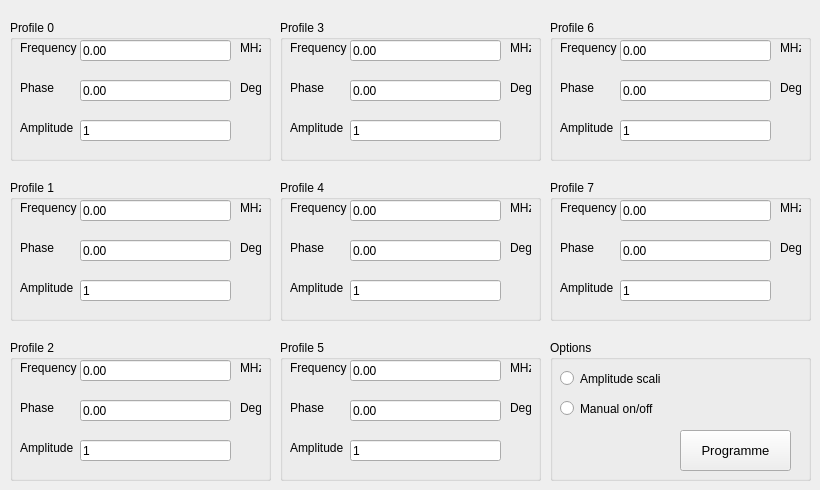
    <widget class="QWidget" name="Single_tone">
     <attribute name="title">
      <string>Single tone mode</string>
     </attribute>
     <widget class="QGroupBox" name="GB_P0">
      <property name="geometry">
       <rect>
        <x>10</x>
        <y>20</y>
        <width>261</width>
        <height>141</height>
       </rect>
      </property>
      <property name="autoFillBackground">
       <bool>true</bool>
      </property>
      <property name="title">
       <string>Profile 0</string>
      </property>
      <widget class="QLineEdit" name="Freq_P0">
       <property name="geometry">
        <rect>
         <x>70</x>
         <y>20</y>
         <width>151</width>
         <height>21</height>
        </rect>
       </property>
       <property name="text">
        <string>0.00</string>
       </property>
      </widget>
      <widget class="QLabel" name="label">
       <property name="geometry">
        <rect>
         <x>10</x>
         <y>20</y>
         <width>61</width>
         <height>16</height>
        </rect>
       </property>
       <property name="text">
        <string>Frequency</string>
       </property>
      </widget>
      <widget class="QLabel" name="label_2">
       <property name="geometry">
        <rect>
         <x>230</x>
         <y>20</y>
         <width>21</width>
         <height>16</height>
        </rect>
       </property>
       <property name="text">
        <string>MHz</string>
       </property>
      </widget>
      <widget class="QLabel" name="label_3">
       <property name="geometry">
        <rect>
         <x>230</x>
         <y>60</y>
         <width>21</width>
         <height>16</height>
        </rect>
       </property>
       <property name="text">
        <string>Deg</string>
       </property>
      </widget>
      <widget class="QLabel" name="label_4">
       <property name="geometry">
        <rect>
         <x>10</x>
         <y>60</y>
         <width>61</width>
         <height>16</height>
        </rect>
       </property>
       <property name="text">
        <string>Phase</string>
       </property>
      </widget>
      <widget class="QLineEdit" name="Phase_P0">
       <property name="geometry">
        <rect>
         <x>70</x>
         <y>60</y>
         <width>151</width>
         <height>21</height>
        </rect>
       </property>
       <property name="text">
        <string>0.00</string>
       </property>
      </widget>
      <widget class="QLineEdit" name="Amp_P0">
       <property name="geometry">
        <rect>
         <x>70</x>
         <y>100</y>
         <width>151</width>
         <height>21</height>
        </rect>
       </property>
       <property name="text">
        <string>1</string>
       </property>
      </widget>
      <widget class="QLabel" name="label_6">
       <property name="geometry">
        <rect>
         <x>10</x>
         <y>100</y>
         <width>61</width>
         <height>16</height>
        </rect>
       </property>
       <property name="text">
        <string>Amplitude</string>
       </property>
      </widget>
     </widget>
     <widget class="QGroupBox" name="GB_P1">
      <property name="geometry">
       <rect>
        <x>10</x>
        <y>180</y>
        <width>261</width>
        <height>141</height>
       </rect>
      </property>
      <property name="autoFillBackground">
       <bool>true</bool>
      </property>
      <property name="title">
       <string>Profile 1</string>
      </property>
      <widget class="QLineEdit" name="Freq_P1">
       <property name="geometry">
        <rect>
         <x>70</x>
         <y>20</y>
         <width>151</width>
         <height>21</height>
        </rect>
       </property>
       <property name="text">
        <string>0.00</string>
       </property>
      </widget>
      <widget class="QLabel" name="label_26">
       <property name="geometry">
        <rect>
         <x>10</x>
         <y>20</y>
         <width>61</width>
         <height>16</height>
        </rect>
       </property>
       <property name="text">
        <string>Frequency</string>
       </property>
      </widget>
      <widget class="QLabel" name="label_27">
       <property name="geometry">
        <rect>
         <x>230</x>
         <y>20</y>
         <width>21</width>
         <height>16</height>
        </rect>
       </property>
       <property name="text">
        <string>MHz</string>
       </property>
      </widget>
      <widget class="QLabel" name="label_28">
       <property name="geometry">
        <rect>
         <x>230</x>
         <y>60</y>
         <width>21</width>
         <height>16</height>
        </rect>
       </property>
       <property name="text">
        <string>Deg</string>
       </property>
      </widget>
      <widget class="QLabel" name="label_29">
       <property name="geometry">
        <rect>
         <x>10</x>
         <y>60</y>
         <width>61</width>
         <height>16</height>
        </rect>
       </property>
       <property name="text">
        <string>Phase</string>
       </property>
      </widget>
      <widget class="QLineEdit" name="Phase_P1">
       <property name="geometry">
        <rect>
         <x>70</x>
         <y>60</y>
         <width>151</width>
         <height>21</height>
        </rect>
       </property>
       <property name="text">
        <string>0.00</string>
       </property>
      </widget>
      <widget class="QLineEdit" name="Amp_P1">
       <property name="geometry">
        <rect>
         <x>70</x>
         <y>100</y>
         <width>151</width>
         <height>21</height>
        </rect>
       </property>
       <property name="text">
        <string>1</string>
       </property>
      </widget>
      <widget class="QLabel" name="label_30">
       <property name="geometry">
        <rect>
         <x>10</x>
         <y>100</y>
         <width>61</width>
         <height>16</height>
        </rect>
       </property>
       <property name="text">
        <string>Amplitude</string>
       </property>
      </widget>
     </widget>
     <widget class="QGroupBox" name="GB_P2">
      <property name="geometry">
       <rect>
        <x>10</x>
        <y>340</y>
        <width>261</width>
        <height>141</height>
       </rect>
      </property>
      <property name="autoFillBackground">
       <bool>true</bool>
      </property>
      <property name="title">
       <string>Profile 2</string>
      </property>
      <widget class="QLineEdit" name="Freq_P2">
       <property name="geometry">
        <rect>
         <x>70</x>
         <y>20</y>
         <width>151</width>
         <height>21</height>
        </rect>
       </property>
       <property name="text">
        <string>0.00</string>
       </property>
      </widget>
      <widget class="QLabel" name="label_36">
       <property name="geometry">
        <rect>
         <x>10</x>
         <y>20</y>
         <width>61</width>
         <height>16</height>
        </rect>
       </property>
       <property name="text">
        <string>Frequency</string>
       </property>
      </widget>
      <widget class="QLabel" name="label_37">
       <property name="geometry">
        <rect>
         <x>230</x>
         <y>20</y>
         <width>21</width>
         <height>16</height>
        </rect>
       </property>
       <property name="text">
        <string>MHz</string>
       </property>
      </widget>
      <widget class="QLabel" name="label_38">
       <property name="geometry">
        <rect>
         <x>230</x>
         <y>60</y>
         <width>21</width>
         <height>16</height>
        </rect>
       </property>
       <property name="text">
        <string>Deg</string>
       </property>
      </widget>
      <widget class="QLabel" name="label_39">
       <property name="geometry">
        <rect>
         <x>10</x>
         <y>60</y>
         <width>61</width>
         <height>16</height>
        </rect>
       </property>
       <property name="text">
        <string>Phase</string>
       </property>
      </widget>
      <widget class="QLineEdit" name="Phase_P2">
       <property name="geometry">
        <rect>
         <x>70</x>
         <y>60</y>
         <width>151</width>
         <height>21</height>
        </rect>
       </property>
       <property name="text">
        <string>0.00</string>
       </property>
      </widget>
      <widget class="QLineEdit" name="Amp_P2">
       <property name="geometry">
        <rect>
         <x>70</x>
         <y>100</y>
         <width>151</width>
         <height>21</height>
        </rect>
       </property>
       <property name="text">
        <string>1</string>
       </property>
      </widget>
      <widget class="QLabel" name="label_40">
       <property name="geometry">
        <rect>
         <x>10</x>
         <y>100</y>
         <width>61</width>
         <height>16</height>
        </rect>
       </property>
       <property name="text">
        <string>Amplitude</string>
       </property>
      </widget>
     </widget>
     <widget class="QGroupBox" name="GB_P3">
      <property name="geometry">
       <rect>
        <x>280</x>
        <y>20</y>
        <width>261</width>
        <height>141</height>
       </rect>
      </property>
      <property name="autoFillBackground">
       <bool>true</bool>
      </property>
      <property name="title">
       <string>Profile 3</string>
      </property>
      <widget class="QLineEdit" name="Freq_P3">
       <property name="geometry">
        <rect>
         <x>70</x>
         <y>20</y>
         <width>151</width>
         <height>21</height>
        </rect>
       </property>
       <property name="text">
        <string>0.00</string>
       </property>
      </widget>
      <widget class="QLabel" name="label_41">
       <property name="geometry">
        <rect>
         <x>10</x>
         <y>20</y>
         <width>61</width>
         <height>16</height>
        </rect>
       </property>
       <property name="text">
        <string>Frequency</string>
       </property>
      </widget>
      <widget class="QLabel" name="label_42">
       <property name="geometry">
        <rect>
         <x>230</x>
         <y>20</y>
         <width>21</width>
         <height>16</height>
        </rect>
       </property>
       <property name="text">
        <string>MHz</string>
       </property>
      </widget>
      <widget class="QLabel" name="label_43">
       <property name="geometry">
        <rect>
         <x>230</x>
         <y>60</y>
         <width>21</width>
         <height>16</height>
        </rect>
       </property>
       <property name="text">
        <string>Deg</string>
       </property>
      </widget>
      <widget class="QLabel" name="label_44">
       <property name="geometry">
        <rect>
         <x>10</x>
         <y>60</y>
         <width>61</width>
         <height>16</height>
        </rect>
       </property>
       <property name="text">
        <string>Phase</string>
       </property>
      </widget>
      <widget class="QLineEdit" name="Phase_P3">
       <property name="geometry">
        <rect>
         <x>70</x>
         <y>60</y>
         <width>151</width>
         <height>21</height>
        </rect>
       </property>
       <property name="text">
        <string>0.00</string>
       </property>
      </widget>
      <widget class="QLineEdit" name="Amp_P3">
       <property name="geometry">
        <rect>
         <x>70</x>
         <y>100</y>
         <width>151</width>
         <height>21</height>
        </rect>
       </property>
       <property name="text">
        <string>1</string>
       </property>
      </widget>
      <widget class="QLabel" name="label_45">
       <property name="geometry">
        <rect>
         <x>10</x>
         <y>100</y>
         <width>61</width>
         <height>16</height>
        </rect>
       </property>
       <property name="text">
        <string>Amplitude</string>
       </property>
      </widget>
     </widget>
     <widget class="QGroupBox" name="GB_P4">
      <property name="geometry">
       <rect>
        <x>280</x>
        <y>180</y>
        <width>261</width>
        <height>141</height>
       </rect>
      </property>
      <property name="autoFillBackground">
       <bool>true</bool>
      </property>
      <property name="title">
       <string>Profile 4</string>
      </property>
      <widget class="QLineEdit" name="Freq_P4">
       <property name="geometry">
        <rect>
         <x>70</x>
         <y>20</y>
         <width>151</width>
         <height>21</height>
        </rect>
       </property>
       <property name="text">
        <string>0.00</string>
       </property>
      </widget>
      <widget class="QLabel" name="label_46">
       <property name="geometry">
        <rect>
         <x>10</x>
         <y>20</y>
         <width>61</width>
         <height>16</height>
        </rect>
       </property>
       <property name="text">
        <string>Frequency</string>
       </property>
      </widget>
      <widget class="QLabel" name="label_47">
       <property name="geometry">
        <rect>
         <x>230</x>
         <y>20</y>
         <width>21</width>
         <height>16</height>
        </rect>
       </property>
       <property name="text">
        <string>MHz</string>
       </property>
      </widget>
      <widget class="QLabel" name="label_48">
       <property name="geometry">
        <rect>
         <x>230</x>
         <y>60</y>
         <width>21</width>
         <height>16</height>
        </rect>
       </property>
       <property name="text">
        <string>Deg</string>
       </property>
      </widget>
      <widget class="QLabel" name="label_49">
       <property name="geometry">
        <rect>
         <x>10</x>
         <y>60</y>
         <width>61</width>
         <height>16</height>
        </rect>
       </property>
       <property name="text">
        <string>Phase</string>
       </property>
      </widget>
      <widget class="QLineEdit" name="Phase_P4">
       <property name="geometry">
        <rect>
         <x>70</x>
         <y>60</y>
         <width>151</width>
         <height>21</height>
        </rect>
       </property>
       <property name="text">
        <string>0.00</string>
       </property>
      </widget>
      <widget class="QLineEdit" name="Amp_P4">
       <property name="geometry">
        <rect>
         <x>70</x>
         <y>100</y>
         <width>151</width>
         <height>21</height>
        </rect>
       </property>
       <property name="text">
        <string>1</string>
       </property>
      </widget>
      <widget class="QLabel" name="label_50">
       <property name="geometry">
        <rect>
         <x>10</x>
         <y>100</y>
         <width>61</width>
         <height>16</height>
        </rect>
       </property>
       <property name="text">
        <string>Amplitude</string>
       </property>
      </widget>
     </widget>
     <widget class="QGroupBox" name="GB_P5">
      <property name="geometry">
       <rect>
        <x>280</x>
        <y>340</y>
        <width>261</width>
        <height>141</height>
       </rect>
      </property>
      <property name="autoFillBackground">
       <bool>true</bool>
      </property>
      <property name="title">
       <string>Profile 5</string>
      </property>
      <widget class="QLineEdit" name="Freq_P5">
       <property name="geometry">
        <rect>
         <x>70</x>
         <y>20</y>
         <width>151</width>
         <height>21</height>
        </rect>
       </property>
       <property name="text">
        <string>0.00</string>
       </property>
      </widget>
      <widget class="QLabel" name="label_51">
       <property name="geometry">
        <rect>
         <x>10</x>
         <y>20</y>
         <width>61</width>
         <height>16</height>
        </rect>
       </property>
       <property name="text">
        <string>Frequency</string>
       </property>
      </widget>
      <widget class="QLabel" name="label_52">
       <property name="geometry">
        <rect>
         <x>230</x>
         <y>20</y>
         <width>21</width>
         <height>16</height>
        </rect>
       </property>
       <property name="text">
        <string>MHz</string>
       </property>
      </widget>
      <widget class="QLabel" name="label_53">
       <property name="geometry">
        <rect>
         <x>230</x>
         <y>60</y>
         <width>21</width>
         <height>16</height>
        </rect>
       </property>
       <property name="text">
        <string>Deg</string>
       </property>
      </widget>
      <widget class="QLabel" name="label_54">
       <property name="geometry">
        <rect>
         <x>10</x>
         <y>60</y>
         <width>61</width>
         <height>16</height>
        </rect>
       </property>
       <property name="text">
        <string>Phase</string>
       </property>
      </widget>
      <widget class="QLineEdit" name="Phase_P5">
       <property name="geometry">
        <rect>
         <x>70</x>
         <y>60</y>
         <width>151</width>
         <height>21</height>
        </rect>
       </property>
       <property name="text">
        <string>0.00</string>
       </property>
      </widget>
      <widget class="QLineEdit" name="Amp_P5">
       <property name="geometry">
        <rect>
         <x>70</x>
         <y>100</y>
         <width>151</width>
         <height>21</height>
        </rect>
       </property>
       <property name="text">
        <string>1</string>
       </property>
      </widget>
      <widget class="QLabel" name="label_55">
       <property name="geometry">
        <rect>
         <x>10</x>
         <y>100</y>
         <width>61</width>
         <height>16</height>
        </rect>
       </property>
       <property name="text">
        <string>Amplitude</string>
       </property>
      </widget>
     </widget>
     <widget class="QGroupBox" name="GB_P6">
      <property name="geometry">
       <rect>
        <x>550</x>
        <y>20</y>
        <width>261</width>
        <height>141</height>
       </rect>
      </property>
      <property name="autoFillBackground">
       <bool>true</bool>
      </property>
      <property name="title">
       <string>Profile 6</string>
      </property>
      <widget class="QLineEdit" name="Freq_P6">
       <property name="geometry">
        <rect>
         <x>70</x>
         <y>20</y>
         <width>151</width>
         <height>21</height>
        </rect>
       </property>
       <property name="text">
        <string>0.00</string>
       </property>
      </widget>
      <widget class="QLabel" name="label_56">
       <property name="geometry">
        <rect>
         <x>10</x>
         <y>20</y>
         <width>61</width>
         <height>16</height>
        </rect>
       </property>
       <property name="text">
        <string>Frequency</string>
       </property>
      </widget>
      <widget class="QLabel" name="label_57">
       <property name="geometry">
        <rect>
         <x>230</x>
         <y>20</y>
         <width>21</width>
         <height>16</height>
        </rect>
       </property>
       <property name="text">
        <string>MHz</string>
       </property>
      </widget>
      <widget class="QLabel" name="label_58">
       <property name="geometry">
        <rect>
         <x>230</x>
         <y>60</y>
         <width>21</width>
         <height>16</height>
        </rect>
       </property>
       <property name="text">
        <string>Deg</string>
       </property>
      </widget>
      <widget class="QLabel" name="label_59">
       <property name="geometry">
        <rect>
         <x>10</x>
         <y>60</y>
         <width>61</width>
         <height>16</height>
        </rect>
       </property>
       <property name="text">
        <string>Phase</string>
       </property>
      </widget>
      <widget class="QLineEdit" name="Phase_P6">
       <property name="geometry">
        <rect>
         <x>70</x>
         <y>60</y>
         <width>151</width>
         <height>21</height>
        </rect>
       </property>
       <property name="text">
        <string>0.00</string>
       </property>
      </widget>
      <widget class="QLineEdit" name="Amp_P6">
       <property name="geometry">
        <rect>
         <x>70</x>
         <y>100</y>
         <width>151</width>
         <height>21</height>
        </rect>
       </property>
       <property name="text">
        <string>1</string>
       </property>
      </widget>
      <widget class="QLabel" name="label_60">
       <property name="geometry">
        <rect>
         <x>10</x>
         <y>100</y>
         <width>61</width>
         <height>16</height>
        </rect>
       </property>
       <property name="text">
        <string>Amplitude</string>
       </property>
      </widget>
     </widget>
     <widget class="QGroupBox" name="GB_P7">
      <property name="geometry">
       <rect>
        <x>550</x>
        <y>180</y>
        <width>261</width>
        <height>141</height>
       </rect>
      </property>
      <property name="autoFillBackground">
       <bool>true</bool>
      </property>
      <property name="title">
       <string>Profile 7</string>
      </property>
      <widget class="QLineEdit" name="Freq_P7">
       <property name="geometry">
        <rect>
         <x>70</x>
         <y>20</y>
         <width>151</width>
         <height>21</height>
        </rect>
       </property>
       <property name="text">
        <string>0.00</string>
       </property>
      </widget>
      <widget class="QLabel" name="label_61">
       <property name="geometry">
        <rect>
         <x>10</x>
         <y>20</y>
         <width>61</width>
         <height>16</height>
        </rect>
       </property>
       <property name="text">
        <string>Frequency</string>
       </property>
      </widget>
      <widget class="QLabel" name="label_62">
       <property name="geometry">
        <rect>
         <x>230</x>
         <y>20</y>
         <width>21</width>
         <height>16</height>
        </rect>
       </property>
       <property name="text">
        <string>MHz</string>
       </property>
      </widget>
      <widget class="QLabel" name="label_63">
       <property name="geometry">
        <rect>
         <x>230</x>
         <y>60</y>
         <width>21</width>
         <height>16</height>
        </rect>
       </property>
       <property name="text">
        <string>Deg</string>
       </property>
      </widget>
      <widget class="QLabel" name="label_64">
       <property name="geometry">
        <rect>
         <x>10</x>
         <y>60</y>
         <width>61</width>
         <height>16</height>
        </rect>
       </property>
       <property name="text">
        <string>Phase</string>
       </property>
      </widget>
      <widget class="QLineEdit" name="Phase_P7">
       <property name="geometry">
        <rect>
         <x>70</x>
         <y>60</y>
         <width>151</width>
         <height>21</height>
        </rect>
       </property>
       <property name="text">
        <string>0.00</string>
       </property>
      </widget>
      <widget class="QLineEdit" name="Amp_P7">
       <property name="geometry">
        <rect>
         <x>70</x>
         <y>100</y>
         <width>151</width>
         <height>21</height>
        </rect>
       </property>
       <property name="text">
        <string>1</string>
       </property>
      </widget>
      <widget class="QLabel" name="label_65">
       <property name="geometry">
        <rect>
         <x>10</x>
         <y>100</y>
         <width>61</width>
         <height>16</height>
        </rect>
       </property>
       <property name="text">
        <string>Amplitude</string>
       </property>
      </widget>
     </widget>
     <widget class="QGroupBox" name="GB_ProgSTP">
      <property name="geometry">
       <rect>
        <x>550</x>
        <y>340</y>
        <width>261</width>
        <height>141</height>
       </rect>
      </property>
      <property name="autoFillBackground">
       <bool>true</bool>
      </property>
      <property name="title">
       <string>Options</string>
      </property>
      <widget class="QRadioButton" name="Amp_scl_STP">
       <property name="geometry">
        <rect>
         <x>10</x>
         <y>30</y>
         <width>101</width>
         <height>17</height>
        </rect>
       </property>
       <property name="statusTip">
        <string extracomment="If enabled the amplitude of each profile can be set to a vlaue between 1 - 0."/>
       </property>
       <property name="accessibleDescription">
        <string extracomment="If enabled the amplitude of each profile can be set to a vlaue between 1 - 0."/>
       </property>
       <property name="text">
        <string>Amplitude scaling</string>
       </property>
      </widget>
      <widget class="QRadioButton" name="OSK_STP">
       <property name="geometry">
        <rect>
         <x>10</x>
         <y>60</y>
         <width>101</width>
         <height>17</height>
        </rect>
       </property>
       <property name="text">
        <string>Manual on/off</string>
       </property>
      </widget>
      <widget class="QPushButton" name="Prog_STP">
       <property name="geometry">
        <rect>
         <x>130</x>
         <y>90</y>
         <width>111</width>
         <height>41</height>
        </rect>
       </property>
       <property name="font">
        <font>
         <pointsize>10</pointsize>
        </font>
       </property>
       <property name="autoFillBackground">
        <bool>true</bool>
       </property>
       <property name="text">
        <string>Programme</string>
       </property>
      </widget>
     </widget>
    </widget>
